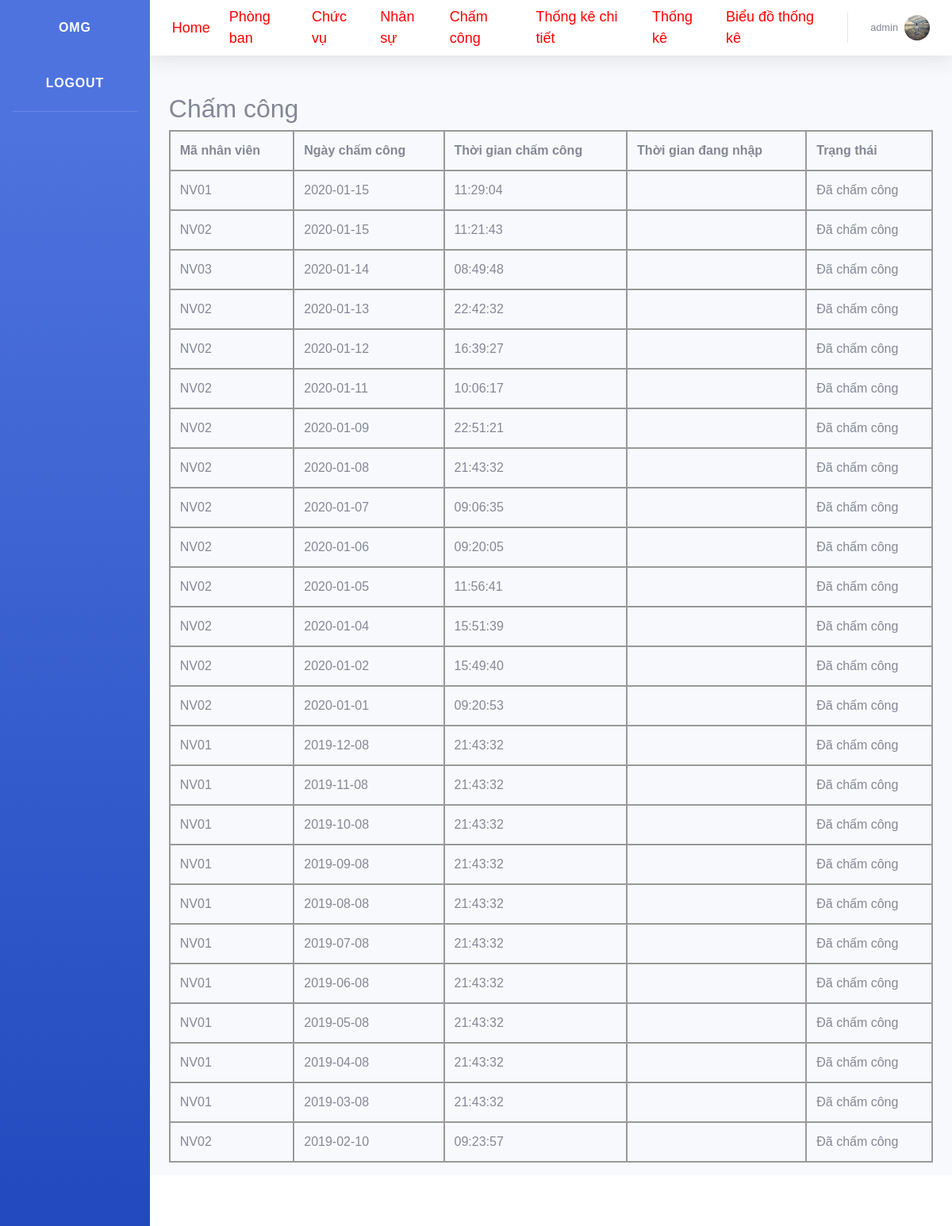
The app's page /Home/Chamcong (signed in) with its own data.
### tables this page shows
CREATE TABLE `chamcong` (
  `id` int(11) NOT NULL,
  `Ngay_CC` date NOT NULL,
  `MaNV` varchar(6) NOT NULL,
  `Time_log` time NOT NULL,
  `Status` tinyint(1) NOT NULL
);

### sub_mvc/core/Controller.php (called while the page is built, shortened)
<?php
 class Controller
 {
     public function model($model)
     {
        return new $model;
     }
     public function view($view, $data=[])
     {
        require_once "./sub_mvc/views/".$view.".php";
     }
 }
?>

### sub_mvc/controllers/Home.php (called while the page is built, shortened)
<?php
class Home extends Controller
{
    public function __construct()
    {
        $this->Chamcong = $this->model("Chamcong");
    }
    public function Chamcong()
    {
        $this->view("master_page", [
            "page" => "chamcong",
            "url" => "../",
            "chamcong" => $this->Chamcong->ListAll(),
        ]);
    }
}

### sub_mvc/core/App.php (called while the page is built, shortened)
<?php
class App
{
    protected $action = "GetView";
    function __construct()
    {
        $arr = $this->UrlProcess();
        if (file_exists("./sub_mvc/controllers/" . $arr[0] . ".php")) {
            $this->controller = $arr[0];
            unset($arr[0]);
        }
        $this->controller = new $this->controller;
        if (isset($arr[1])) {
            if(method_exists($this->controller, $arr[1]))
            {
                $this->action = $arr[1];
            }
            unset($arr[1]);
        }
        $this->params = $arr?array_values($arr):[];
        call_user_func_array([$this->controller, $this->action], $this->params);
    }
    function UrlProcess()
    {
        if (isset($_GET["url"])) {
            return explode("/", filter_var(trim($_GET["url"], "/")));
        }
    }
}

### index.php (called while the page is built, shortened)
<?php
    $myApp = new App();
?>

### sub_mvc/core/db.php (called while the page is built, shortened)
<?php
class db
{
    protected $servername = "localhost";
    protected $username = "root";
    protected $password = "";
    function __construct()
    {
        $this->conn = mysqli_connect($this->servername,$this->username,$this->password);
    }
}
?>

### sub_mvc/models/Chamcong.php (called while the page is built, shortened)
<?php
 class Chamcong extends db
 {
     public function ListAll()
    {
        $qr = "SELECT * FROM chamcong ORDER BY Ngay_CC DESC";
        return mysqli_query($this->conn,$qr);
    }
 }

### sub_mvc/views/pages/chamcong.php (the view)
<h2>Chấm công</h2>
<div class="list-group">
    <table class="table table-hover">
        <tbody>
            <tr>
                <th>Mã nhân viên</th>
                <th>Ngày chấm công</th>
                <th>Thời gian chấm công</th>
                <th>Thời gian đang nhập</th>
                <th>Trạng thái</th>
            </tr>
            <?php
            while ($row = mysqli_fetch_array($data['chamcong'])) {
                echo '<tr>
                    <td>' . $row["MaNV"] . '</td>
                    <td>' . $row["Ngay_CC"] . '</td>
                    <td>' . $row["Time_log"] . '</td>
                    <td></td>';
            ?>
            <?php
                if($row['Status'] != 1){
                    echo '<td>Chưa chấm công</td>';
                }else{
                    echo '<td>Đã chấm công</td>';
                };
                echo '</tr>';
            }
            ?>
        </tbody>
    </table>
</div>

### public/css/calendar.css (style rules this page uses)
table.calendar, tr, td,th { border:2px solid #999; border-collapse: collapse; }

### records on screen
chamcong: MaNV "NV01", Ngay_CC "2020-01-15", Time_log "11:29:04", Status "Đã chấm công"
chamcong: MaNV "NV02", Ngay_CC "2020-01-15", Time_log "11:21:43", Status "Đã chấm công"
chamcong: MaNV "NV03", Ngay_CC "2020-01-14", Time_log "08:49:48", Status "Đã chấm công"
chamcong: MaNV "NV02", Ngay_CC "2020-01-13", Time_log "22:42:32", Status "Đã chấm công"
chamcong: MaNV "NV02", Ngay_CC "2020-01-12", Time_log "16:39:27", Status "Đã chấm công"
chamcong: MaNV "NV02", Ngay_CC "2020-01-11", Time_log "10:06:17", Status "Đã chấm công"
chamcong: MaNV "NV02", Ngay_CC "2020-01-09", Time_log "22:51:21", Status "Đã chấm công"
chamcong: MaNV "NV02", Ngay_CC "2020-01-08", Time_log "21:43:32", Status "Đã chấm công"
chamcong: MaNV "NV02", Ngay_CC "2020-01-07", Time_log "09:06:35", Status "Đã chấm công"
chamcong: MaNV "NV02", Ngay_CC "2020-01-06", Time_log "09:20:05", Status "Đã chấm công"
chamcong: MaNV "NV02", Ngay_CC "2020-01-05", Time_log "11:56:41", Status "Đã chấm công"
chamcong: MaNV "NV02", Ngay_CC "2020-01-04", Time_log "15:51:39", Status "Đã chấm công"
chamcong: MaNV "NV02", Ngay_CC "2020-01-02", Time_log "15:49:40", Status "Đã chấm công"
chamcong: MaNV "NV02", Ngay_CC "2020-01-01", Time_log "09:20:53", Status "Đã chấm công"
chamcong: MaNV "NV01", Ngay_CC "2019-12-08", Time_log "21:43:32", Status "Đã chấm công"
chamcong: MaNV "NV01", Ngay_CC "2019-11-08", Time_log "21:43:32", Status "Đã chấm công"
chamcong: MaNV "NV01", Ngay_CC "2019-10-08", Time_log "21:43:32", Status "Đã chấm công"
chamcong: MaNV "NV01", Ngay_CC "2019-09-08", Time_log "21:43:32", Status "Đã chấm công"
chamcong: MaNV "NV01", Ngay_CC "2019-08-08", Time_log "21:43:32", Status "Đã chấm công"
chamcong: MaNV "NV01", Ngay_CC "2019-07-08", Time_log "21:43:32", Status "Đã chấm công"
chamcong: MaNV "NV01", Ngay_CC "2019-06-08", Time_log "21:43:32", Status "Đã chấm công"
chamcong: MaNV "NV01", Ngay_CC "2019-05-08", Time_log "21:43:32", Status "Đã chấm công"
chamcong: MaNV "NV01", Ngay_CC "2019-04-08", Time_log "21:43:32", Status "Đã chấm công"
chamcong: MaNV "NV01", Ngay_CC "2019-03-08", Time_log "21:43:32", Status "Đã chấm công"
chamcong: MaNV "NV02", Ngay_CC "2019-02-10", Time_log "09:23:57", Status "Đã chấm công"

### other values on screen
$_SESSION["username"] "admin"
